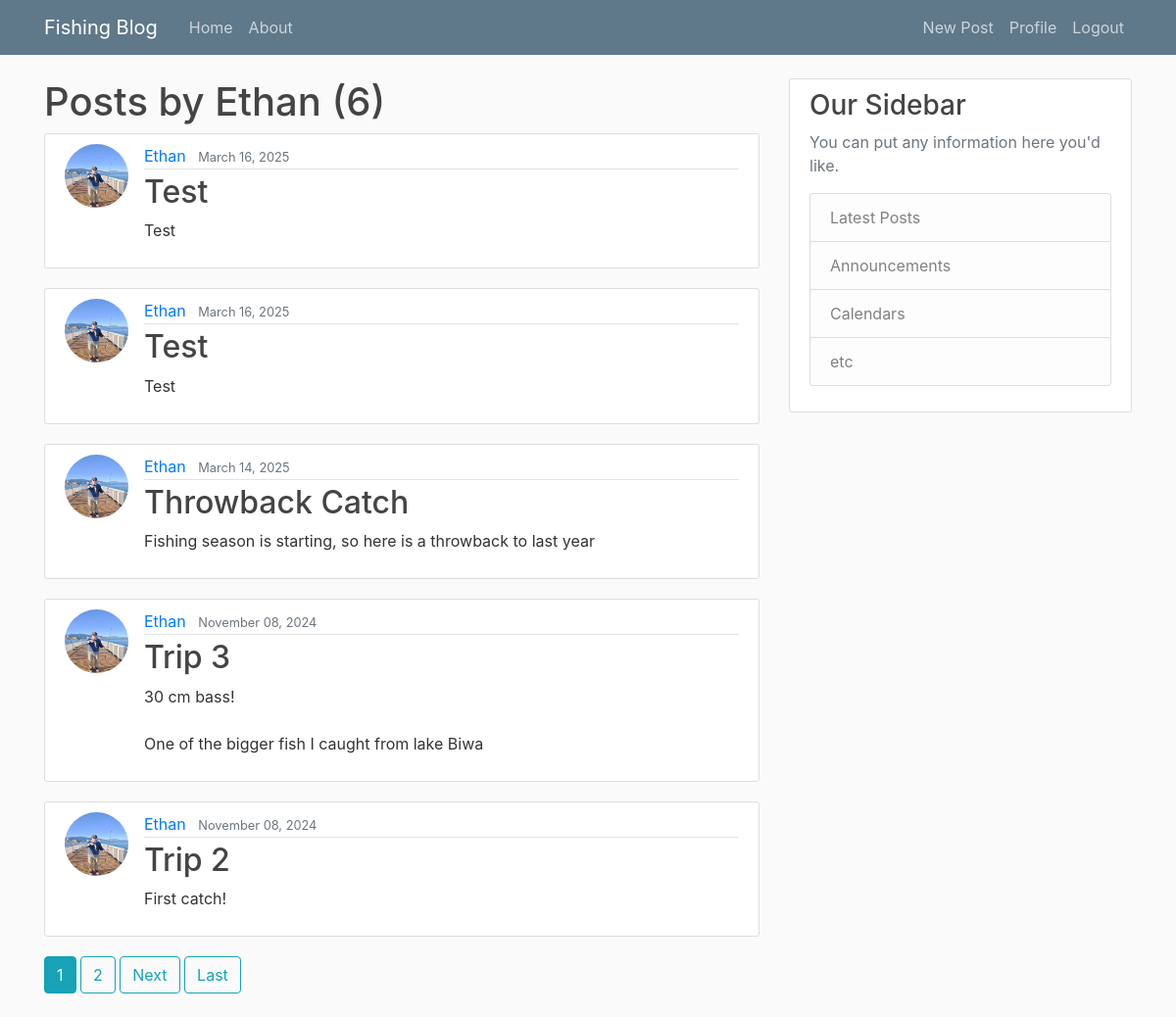
The app's page /user/Ethan (signed in) with its own data.
### blog/models.py (models this page shows, shortened)
class Post(models.Model):
	title = models.CharField(max_length=100)
	content = models.TextField()
	photo = models.ImageField(default='null', upload_to='images/')
	date_posted = models.DateTimeField(default=timezone.now)
	author = models.ForeignKey(User, on_delete=models.CASCADE)

### users/models.py (models this page shows, shortened)
class Profile(models.Model):
	user = models.OneToOneField(User, on_delete=models.CASCADE)
	image = models.ImageField(default='default.jpg', upload_to='profile_pics')

### blog/views.py (the view)
# urls.py: path('user/<str:username>', UserPostListView.as_view(), name='user-posts'),
class UserPostListView(ListView):
	model = Post
	template_name = 'blog/user_posts.html'
	context_object_name = 'posts'
	paginate_by = 5
	def get_queryset(self):
		user = get_object_or_404(User, username=self.kwargs.get('username'))
		return Post.objects.filter(author=user).order_by('-date_posted')

### blog/templates/blog/user_posts.html (shortened to what this page needs)
{% extends "blog/base.html" %}
{% block content %}
<h1 class="mb=3">Posts by {{ view.kwargs.username }} ({{ page_obj.paginator.count }})</h1>
{% for post in posts %}
<article class="media content-section">
<img class="rounded-circle article-img" src="{{ post.author.profile.image.url }}">
  <div class="media-body">
    <div class="article-metadata">
      <a class="mr-2" href="{% url 'user-posts' post.author.username %}">{{ post.author }}</a>
      <small class="text-muted">{{ post.date_posted|date:"F d, Y" }}</small>
    </div>
    <h2><a class="article-title" href="{% url 'post-detail' post.id %}">{{ post.title }}</a></h2>
    <p class="article-content">{{ post.content }}</p>
  </div>
</article>
{% endfor %}
{% if is_paginated %}
  {% for num in page_obj.paginator.page_range %}
        {% if page_obj.number == num %}
                 <a class="btn btn-info mb-4" href="?page={{ num }}">{{ num }}</a>
        {% elif num > page_obj.number|add:'-3' and num < page_obj.number|add:'3' %}
                 <a class="btn btn-outline-info mb-4" href="?page={{ num }}">{{ num }}</a>
        {% endif %}
  {% endfor %}
  {% if page_obj.has_next %}
         <a class="btn btn-outline-info mb-4" href="?page={{ page_obj.next_page_number }}">Next</a>
         <a class="btn btn-outline-info mb-4" href="?page={{ page_obj.paginator.num_pages }}">Last</a>
  {% endif %}
{% endif %}
{% endblock content %}

### blog/static/blog/main.css (style rules this page uses)
body { background: #fafafa; color: #333333; margin-top: 5rem; }
h1, h2, h3, h4, h5, h6 { color: #444444; }
.content-section { background: #ffffff; padding: 10px 20px; border: 1px solid #dddddd; border-radius: 3px; margin-bottom: 20px; }
.article-title { color: #444444; }
.article-content { white-space: pre-line; }
.article-img { height: 65px; width: 65px; margin-right: 16px; }
.article-metadata { padding-bottom: 1px; margin-bottom: 4px; border-bottom: 1px solid #e3e3e3 }

### records on screen
Post: author.profile.image (picture), author "Ethan", date_posted "March 16, 2025", title "Test", content "Test"
Post: author.profile.image (picture), author "Ethan", date_posted "March 16, 2025", title "Test", content "Test"
Post: author.profile.image (picture), author "Ethan", date_posted "March 14, 2025", title "Throwback Catch", content "Fishing season is starting, so here is a throwback to last year"
Post: author.profile.image (picture), author "Ethan", date_posted "November 08, 2024", title "Trip 3", content "30 cm bass! One of the bigger fish I caught from lake Biwa"
Post: author.profile.image (picture), author "Ethan", date_posted "November 08, 2024", title "Trip 2", content "First catch!"

### other values on screen
{{ view.kwargs.username }} "Ethan"
{{ page_obj.paginator.count }} "6"
{{ num }} "1"
{{ num }} "2"
